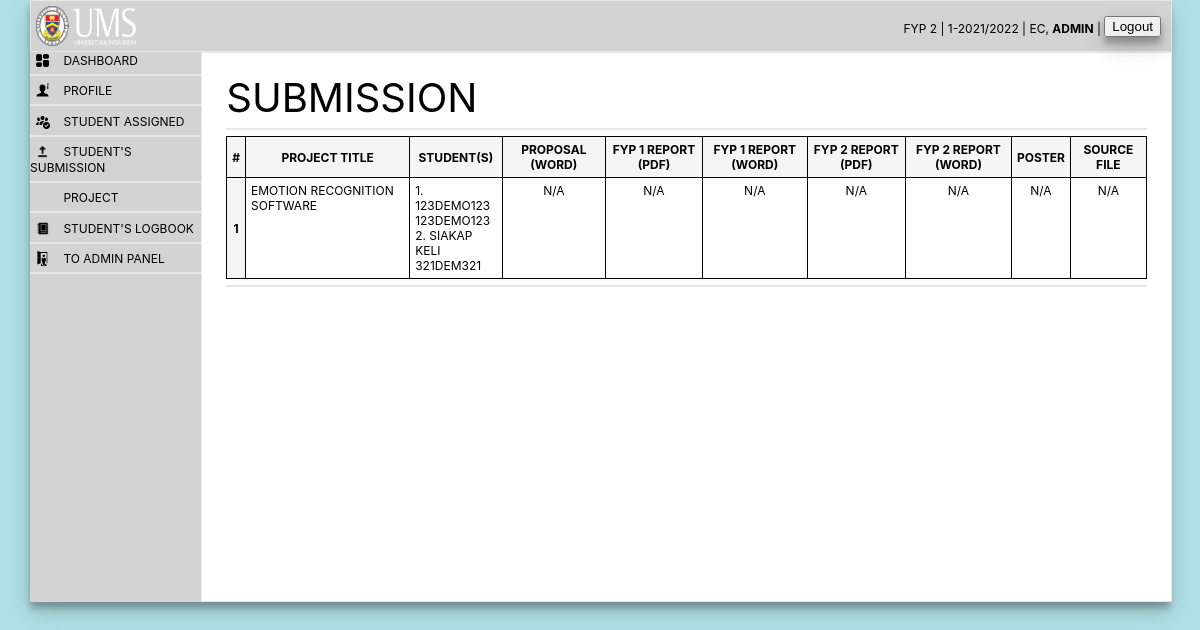
The page /Lecturer/lecturer.php?view=submission (signed in) on the database its author committed.
### tables this page shows
CREATE TABLE `project` (
  `Pid` int(11) NOT NULL,
  `ProjectTitle` varchar(200) DEFAULT NULL,
  `stud1` varchar(20) DEFAULT NULL,
  `stud2` varchar(20) DEFAULT NULL,
  `stud3` varchar(20) DEFAULT NULL,
  `proposalFileWord` varchar(100) DEFAULT NULL,
  `fyp1FilePDF` varchar(100) DEFAULT NULL,
  `fyp1FileWord` varchar(100) DEFAULT NULL,
  `fyp2FilePDF` varchar(100) DEFAULT NULL,
  `fyp2FileWord` varchar(100) DEFAULT NULL,
  `poster` varchar(50) NOT NULL,
  `source_file` varchar(50) NOT NULL,
  `LastUpdateBy` varchar(100) DEFAULT NULL,
  `svid` varchar(20) DEFAULT NULL,
  `exid1` varchar(20) DEFAULT NULL,
  `exid2` varchar(20) DEFAULT NULL
);

CREATE TABLE `student` (
  `id` int(11) NOT NULL,
  `studID` varchar(50) NOT NULL,
  `Pid` int(11) DEFAULT NULL,
  `programme` varchar(5) DEFAULT NULL,
  `studName` varchar(100) DEFAULT NULL,
  `studEmail` varchar(100) DEFAULT NULL,
  `studPhone` varchar(100) DEFAULT NULL,
  `studP1score` float DEFAULT 0,
  `studP2score` float DEFAULT 0,
  `studPhoto` varchar(200) DEFAULT NULL,
  `code` mediumint(50) NOT NULL DEFAULT 0
);

### Lecturer/submission.php (the view, shortened to what this page needs)
<?php
include_once '../includes/config.php';
$id = $_SESSION['user'];
?>
<!DOCTYPE html>
<html lang="en">
<head>
</head>
<body>
	<div class="MainD">
		<div class="LabelD">
			<label>SUBMISSION </label>
		</div>
		<hr>
		<div class="ContD">
			<table>
				<tr>
					<th>#</th>
					<th>Project Title</th>
					<th>Student(s)</th>
					<th>PROPOSAL (WORD)</th>
					<th>FYP 1 REPORT (PDF)</th>
					<th>FYP 1 REPORT (WORD)</th>
					<th>FYP 2 REPORT (PDF)</th>
					<th>FYP 2 REPORT (WORD)</th>
					<th>POSTER</th>
					<th>Source File</th>
				</tr>
				<?php
					$sql = mysqli_query($conn,"SELECT * FROM project where svid = '$id'");
						$kira = mysqli_num_rows($sql);
					$x = 0;
					if(empty($kira)){
						echo "</table><table><td><a style=\"color:red\">NO STUDENT ASSIGNED</a></td></table>";
					}else{
						while($d = mysqli_fetch_assoc($sql)){
					$proWord = (string) ($d['proposalFileWord'] ?? '');
					$proTarget = "../Student/upload/student_file/proposal/".basename($proWord);
					$R1Word = (string) ($d['fyp1FileWord'] ?? '');
					$R1WordTarget = "../Student/upload/student_file/fyp1/".basename($R1Word);
					$R2Word = (string) ($d['fyp2FileWord'] ?? '');
					$R2WordTarget = "../Student/upload/student_file/fyp2/".basename($R2Word);
					$R1PDF = (string) ($d['fyp1FilePDF'] ?? '');
					$R1PDFTarget = "../Student/upload/student_file/fyp1/".basename($R1PDF);
					$R2PDF = (string) ($d['fyp2FilePDF'] ?? '');
					$R2PDFTarget = "../Student/upload/student_file/fyp2/".basename($R2PDF);
					$poster = (string) ($d['poster'] ?? '');
					$posterTar = "../Student/upload/student_file/poster/".basename($poster);
					$source = (string) ($d['source_file'] ?? '');
					$sourceTar = "../Student/upload/student_file/source/".basename($source);
						echo "<tr>
						<th>".++$x."</th>
						<td>{$d['ProjectTitle']}</td>";
							$stid1 = $d['stud1'];
							$stid2 = $d['stud2'];
							$check = mysqli_query($conn,"SELECT studName from student where studID ='$stid1' ");
							$s = mysqli_fetch_assoc($check) ?: [];
						echo "<td>1. ".htmlspecialchars((string)($s['studName'] ?? ''), ENT_QUOTES, 'UTF-8')."<br>".htmlspecialchars((string)$stid1, ENT_QUOTES, 'UTF-8');
							if(empty($stid2)){
							}else{
								$check = mysqli_query($conn,"SELECT studName from student where studID ='$stid2' ");
							$s = mysqli_fetch_assoc($check) ?: [];
								echo "<br>2. ".htmlspecialchars((string)($s['studName'] ?? ''), ENT_QUOTES, 'UTF-8')."<br>".htmlspecialchars((string)$stid2, ENT_QUOTES, 'UTF-8');
							}
					?>
				<td id="cent"><?php if(!$d['proposalFileWord']){
						echo "N/A";
					}else{
						echo "<a href='$proTarget'><img  style='width:25px;height:25px;' src='img/word.png'> </a>";}?></td>
				<td id="cent"><?php if(!$d['fyp1FilePDF']){
						echo "N/A";
					}else{echo  "<a href='$R1PDFTarget'><img  style='width:25px;height:25px;' src='img/pdf.png'> </a>";}?></td>
				<td id="cent"><?php if(!$d['fyp1FileWord']){
						echo "N/A";
					}else{ echo "<a href='$R1WordTarget'><img  style='width:25px;height:25px;' src='img/word.png'> </a>";}?></td>
				<td id="cent"><?php if(!$d['fyp2FilePDF']){
						echo "N/A";
					}else{echo "<a href='$R2PDFTarget'><img  style='width:25px;height:25px;' src='img/pdf.png'> </a>";}?></td>
				<td id="cent"><?php if(!$d['fyp2FileWord']){
						echo "N/A";
					}else{echo "<a href='$R2WordTarget'><img  style='width:25px;height:25px;' src='img/word.png'> </a>";}?></td>
				<td id="cent"><?php if(!$d['poster']){
						echo "N/A";
					}else{echo "<a href='$posterTar'><img  style='width:25px;height:25px;' src='img/poster.png'> </a>";}?></td>
				<td id="cent"><?php if(!$d['source_file']){
						echo "N/A";
					}else{echo "<a href='$sourceTar'><img  style='width:25px;height:25px;' src='img/zip.png'> </a>";}?></td>
				<?php
							}
					}
					?>
			</table>
		</div>
		<hr>
	</div>
</body>
</html>

### Lecturer/css/lect_panel.css (style rules this page uses)
body { max-width: 95%; margin: 0 auto; font-family: 'Inter'; background-color: powderblue; vertical-align: middle; text-transform: uppercase; box-shadow: rgba(0, 0, 0, 0.19) 0px 10px 20px, rgba(0, 0, 0, 0.23) 0px 6px 6px; }
@media screen and (max-width: 1600px) { body { font-size: 12px; } }

### Lecturer/css/left-p.css (style rules this page uses)
hr { border: 1px solid #e7e7e7; }

### Lecturer/submission.php (style rules this page uses)
.MainD { margin: 0 auto; width: 95%; margin-top: 20px; }
.LabelD label { font-size: 40px; }
.ContD table { width: 100%; }
.ContD table, th, td, tr { border: 1px solid black; border-collapse: collapse; padding: 5px; vertical-align: text-top; }
.ContD th { background-color: whitesmoke; vertical-align: middle; }
#cent { text-align: center; }

### rows shown on the page
project: ProjectTitle "EMOTION RECOGNITION SOFTWARE", student.studName "123DEMO123", stud1 "123DEMO123", student.studName "SIAKAP KELI", stud2 "321DEM321", shows "N/A", poster "N/A", source_file "N/A"

### other values the page prints
$sType "FYP 2"
$sYear "1-2021/2022"
$sLectName "EC"
$sUser "ADMIN"
